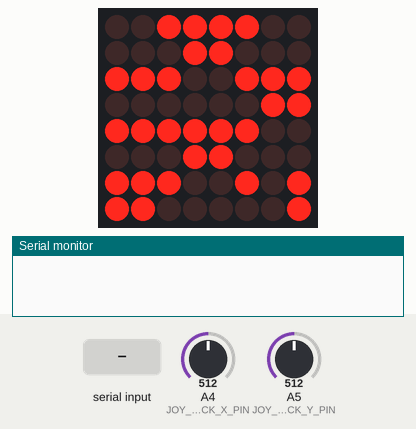
Recording of a sketch running on a simulated Arduino Uno, built with avr-gcc and run on an emulated ATmega328P. Shown: 8×8 LED matrix, the last lines printed to the serial monitor. Wiring (inferred from the names in the program): LED matrix (orientation assumed): rows pin 10, pin 15, pin 14, pin 7, pin 3, pin 8, pin 12, pin 13; columns pin 2, pin 4, pin 5, pin 6, pin 9, pin 11, pin 16, pin 17. The inputs (shaded band) are chosen by the test bench; at power-on: A5 (JOY_STICK_Y_PIN) = 512, A4 (JOY_STICK_X_PIN) = 512. Random numbers use the default seed unless the sketch sets one.

Above: at 0.5 s.
At 4.9 s:
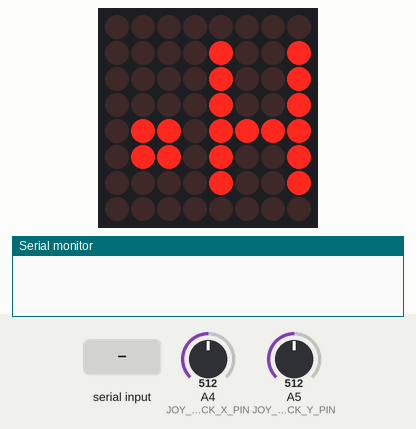
5.0 s: "90,45\n" received over Serial
At 6.1 s:
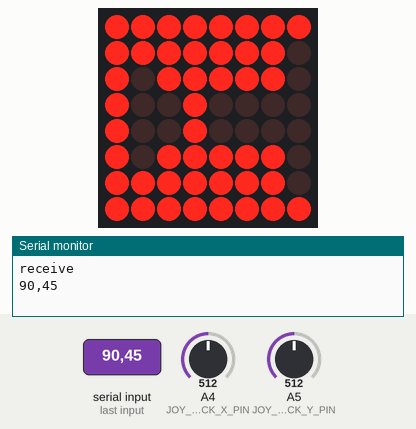
6.7 s: A5 (JOY_STICK_Y_PIN) set to 500
At 7.4 s:
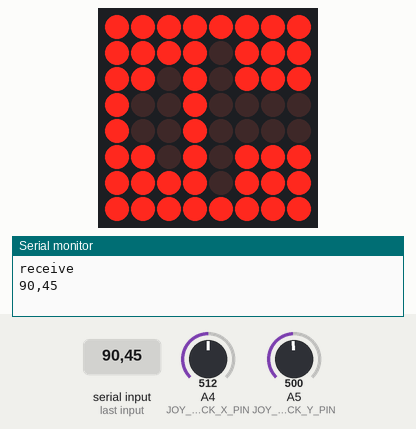
8.4 s: A5 (JOY_STICK_Y_PIN) set to 550
9.9 s: A5 (JOY_STICK_Y_PIN) set to 570
At 11.4 s:
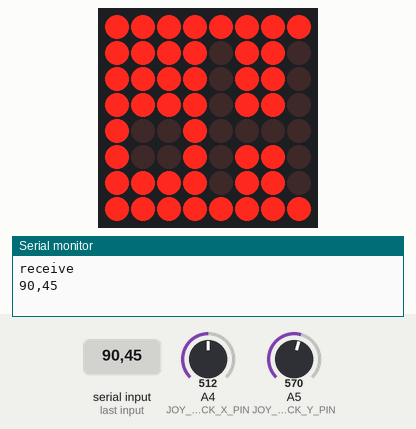
11.7 s: A4 (JOY_STICK_X_PIN) set to 470
13.2 s: A4 (JOY_STICK_X_PIN) set to 453
At 14.6 s:
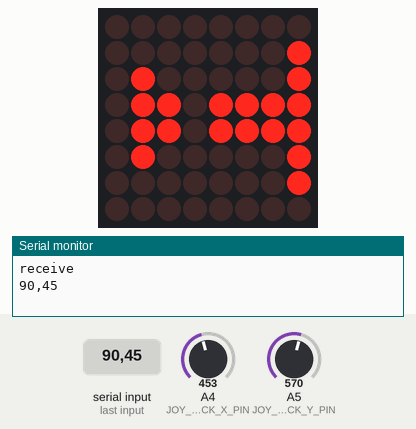
Timing chart, 0 to 16.2 s (numbered marks = the images above; inputs shaded):
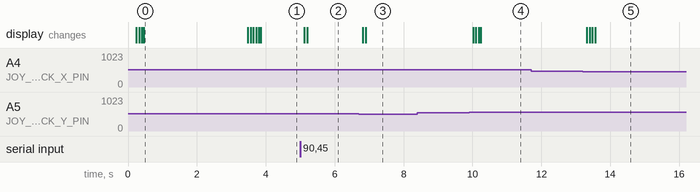

The sketch:

sketch_mar03aDDR_ACC.ino
```cpp
// (licence header left out)
#define WITH_WIRELESS_ACCELO

#define  DISPLAY_COLS  240   // 表示用のバッファサイズ 最大256-16
#define LED_COMMON    1   // LEDの極性。カソードがROW側(Aタイプ)は0、COL側(Bタイプ)は1

// マトリクスLEDの1番ピンから16番ピンをArduinoのどのDigital入力ピンに接続するかを定義しzます。
// Arduinoの使いやすいピンをLEDに接続することが出来ます。14～19番ピンはAnalog 0～5に相当します。
// 下記のpins[17]の-1よりも後の数字を書き換えてください。

const static
//             /*LED    */  --  1  2  3  4  5  6  7  8  9 10 11 12 13 14 15 16
byte pins[17] = /*Arduino*/ { -1, 17, 16, 15, 14, 2, 3, 4, 5, 6, 7, 8, 9, 10, 11, 12, 13};

// マトリクスLEDのピン番号と表示位置をLEDの仕様書から書き写してください。
// colsは列、rowsは行です。それぞれpins[番号]のように書きます。
const static
byte cols[8] = {pins[13], pins[ 3], pins[ 4], pins[10], pins[ 6], pins[11], pins[15], pins[16]};
const static
byte rows[8] = {pins[ 9], pins[14], pins[ 8], pins[12], pins[ 1], pins[ 7], pins[ 2], pins[ 5]};

#define BUTTON_PIN 1

#define JOY_STICK_X_PIN A4
#define JOY_STICK_Y_PIN A5

int initialPattern[8][8] = {
  {1, 1, 0, 0, 1, 1, 0, 0},
  {1, 0, 1, 0, 1, 0, 1, 0},
  {1, 0, 1, 0, 1, 0, 1, 0},
  {1, 1, 0, 0, 1, 1, 0, 0},
  {0, 0, 1, 1, 0, 0, 1, 1},
  {0, 0, 1, 0, 1, 0, 1, 1},
  {0, 0, 1, 1, 0, 0, 0, 0},
  {0, 0, 1, 0, 1, 0, 1, 1},
};

int oldButtonState = 0;

#include "header.h"
Shape shapes[4] = {Shape("UP", s1, 0, 1), Shape("RIGHT", s2, 1, 0), Shape("DOWN", s3, 0, -1), Shape("LEFT", s4, -1, 0)};

int successCount = 12;

unsigned long pastMillis = millis();
#define CHANGE_INTERVAL 5000

unsigned long startMillis = millis();
#define GAME_INTERVAL 15000

int currentPattern = random(0, 4);
int currentMode = random(0, 2);

void setup() {
  byte i;
  for (i = 1; i <= 16; i++) pinMode(pins[i], OUTPUT);     // sets the pins as output
  for (i = 1; i <= 8; i++) digitalWrite(cols[i - 1], HIGH);   // set up cols and rows
  for (i = 1; i <= 8; i++) digitalWrite(rows[i - 1], LOW);

  browDisplay(3);
  displayPattern(initialPattern, 3000, 1);
  reset();
  browDisplay(3);
  pastMillis = millis();
  currentPattern = random(0, 4);
  startMillis = millis();

#ifdef WITH_WIRELESS_ACCELO
  Serial.begin(9600);
#endif
}

void loop() {
  float dx = 0;
  float dy = 0;
#ifdef WITH_WIRELESS_ACCELO
  if (Serial.available() > 0) {
    String receiveStr = "";
    receiveStr = Serial.readStringUntil('\n');
    Serial.println("receive");
    Serial.println(receiveStr);
    dx = receiveStr.substring(0, receiveStr.indexOf(',')).toInt();
    dy = receiveStr.substring(receiveStr.indexOf(',') + 1, receiveStr.indexOf('\n')).toInt();
  } else {
    dx = map(analogRead(JOY_STICK_X_PIN), 0, 1023, -10, 10);
    dy = map(analogRead(JOY_STICK_Y_PIN), 0, 1023, 10, -10);
  }
#else
  dx = map(analogRead(JOY_STICK_X_PIN), 0, 1023, -10, 10);
  dy = map(analogRead(JOY_STICK_Y_PIN), 0, 1023, 10, -10);
#endif

  //  Serial.print(dx);
  //  Serial.print(" ");
  //  Serial.print(dy);
  //  Serial.println("");

  displayPattern(shapes[currentPattern].graph, 10, currentMode);

  if (
    ((currentMode == 1)
     && (dx * shapes[currentPattern].dx + dy * shapes[currentPattern].dy)
     / (sqrt(dx * dx + dy * dy)
        * sqrt(shapes[currentPattern].dx * shapes[currentPattern].dx + shapes[currentPattern].dy * shapes[currentPattern].dy))
     > 0.80)
    ||
    (currentMode == 0)
    && (dx * shapes[currentPattern].dx + dy * shapes[currentPattern].dy)
    / (sqrt(dx * dx + dy * dy)
       * sqrt(shapes[currentPattern].dx * shapes[currentPattern].dx + shapes[currentPattern].dy * shapes[currentPattern].dy))
    < -0.80
  ) { //using laws of cosines
    successCount++;
    browDisplay(1);
    pastMillis = millis();
    currentPattern = random(0, 4);
    currentMode = random(0, 2);
  }

#ifdef WITH_WIRELESS_ACCELO
  if (millis() - startMillis > GAME_INTERVAL) {
#else
  if (millis() - startMillis > GAME_INTERVAL || clickDetection() == 1) {
#endif
    displayResult(5000);

    browDisplay(3);
    displayPattern(initialPattern, 3000, 1);
    reset();
    browDisplay(3);
    pastMillis = millis();
    currentPattern = random(0, 4);
    currentMode = random(0, 2);
    startMillis = millis();
  }
}

void displayPattern(int pattern[8][8], int showTime, int mode) {
  unsigned long tmpMillis = millis();
  while (millis() - tmpMillis < showTime) {
    for ( int cat = 0; cat < 8; cat++ )
    {
      digitalWrite( cols[cat], LOW ); // LOWに変更
      // アノードのループ
      for ( int ano = 0; ano < 8; ano++ )
      {
        if (mode == 1) { //normal
          digitalWrite(rows[ano], pattern[ano][cat]);  // HIGH or LOW
        }
        else { //normal
          digitalWrite(rows[ano], 1 - pattern[ano][cat]);  // HIGH or LOW
        }
      }
      delay(1); //点灯時間
      for ( int ano = 0; ano < 8; ano++ )
      {
        digitalWrite( rows[ano], LOW ); // LOWに戻す
      }
      digitalWrite( cols[cat], HIGH );  // HIGHに戻す
    }
  }
}

void displayResult(int showTime) {
  int tempPattern[8][8] = {0};
  int tempCount = 0;
  for (int j = 0; j < 8; j++) {
    for (int i = 0; i < 8; i++) {
      if (tempCount++ < successCount) tempPattern[i][j] = 1;
      else break;
    }
  }
  displayPattern(tempPattern, showTime, 1);
}

void reset() {
  successCount = 0;
}

void browDisplay(int showTime) {
  for ( int i = 0; i < 8; i += 1 ) {
    for ( int j = 0; j < 8; j += 1) {
      cell(i, j, HIGH);
      delay(showTime);
      cell(i, j, LOW);
    }
  }

  for ( int j = 0; j < 8; j += 1) {
    for ( int i = 0; i < 8; i += 1 ) {
      cell(i, j, HIGH);
      delay(showTime);
      cell(i, j, LOW);
    }
  }
}

int clickDetection() { //click detection
  int buttonClicked = 0;
  int newButtonState = digitalRead(BUTTON_PIN);
  if (oldButtonState == HIGH && newButtonState == LOW) buttonClicked = 1; //button pressed. CAUTION pull up
  oldButtonState = newButtonState;
  return buttonClicked;
}
```

Source omitted: header.h (data table, 1677 bytes)

Measured:
- the behaviour switches between 512 and 511 on A5 (JOY_STICK_Y_PIN) (found by bisection; images 2 and 3)
- the behaviour switches between 562 and 563 on A5 (JOY_STICK_Y_PIN) (found by bisection; images 3 and 4)
- the behaviour switches between 461 and 460 on A4 (JOY_STICK_X_PIN) (found by bisection; images 4 and 5)
- after the input at 5.0 s, the display: first changes after 0.12 s (image 2 shows a later state)
- after the input at 6.7 s, the display: first changes after 0.12 s (image 3 shows a later state)
- after the input at 8.4 s, every drawn part: stays the same
- after the input at 9.9 s, the display: first changes after 0.12 s (image 4 shows a later state)
- after the input at 11.7 s, every drawn part: stays the same
- what the display in image 0 shows lasts 3.0 s, from 0.5 s to 3.5 s
